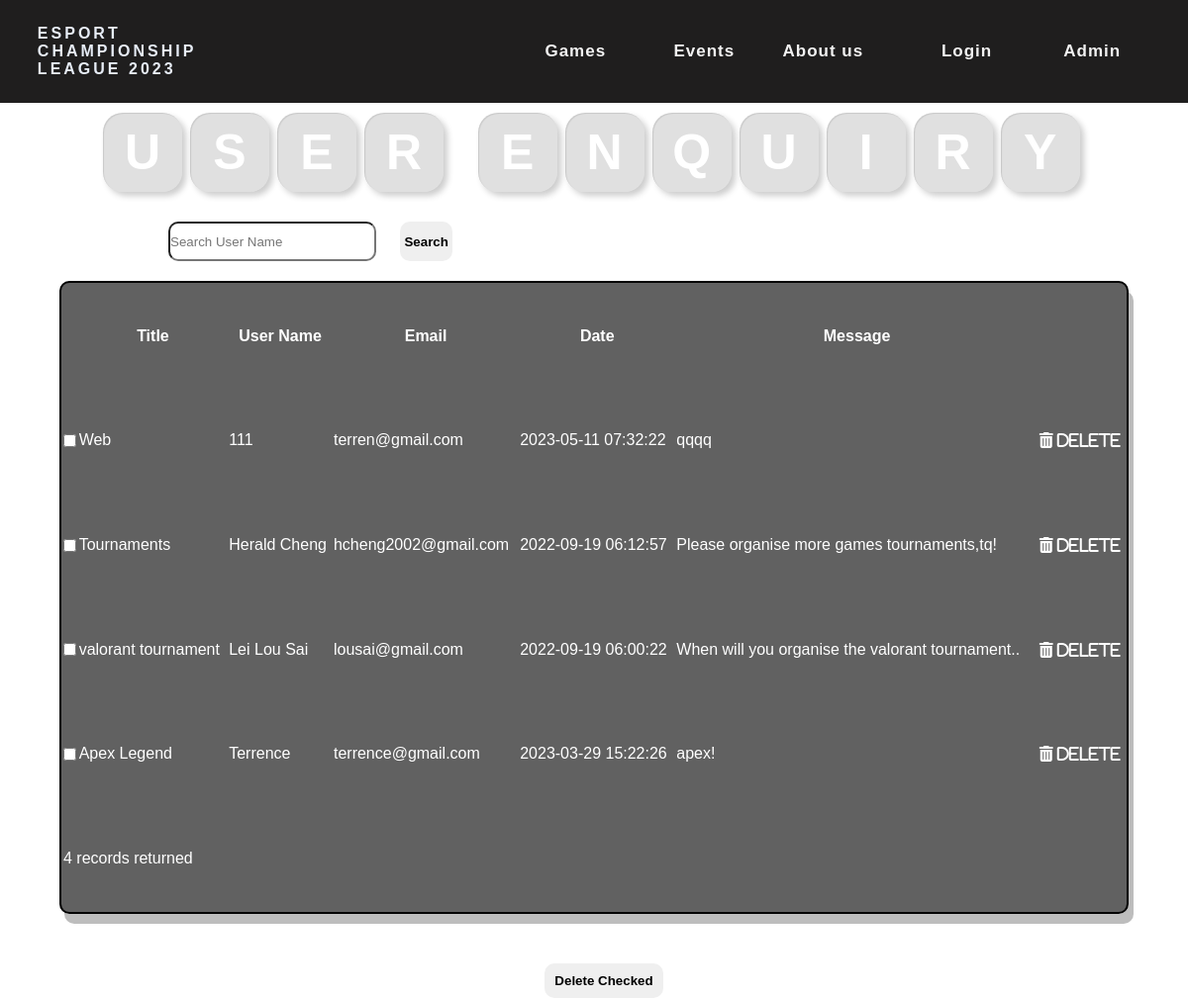
Screenshot of /php/list-enquiry.php with the database file from the repository.
### tables this page shows
CREATE TABLE `inquiry` (
  `Title` varchar(30) NOT NULL,
  `UserName` varchar(30) NOT NULL,
  `Email` varchar(20) NOT NULL,
  `Date` timestamp NOT NULL DEFAULT current_timestamp() ON UPDATE current_timestamp(),
  `Inquiry` text NOT NULL
);

### php/inquiry_helper.php (called while the page is built, shortened)
<?php
function listInquiry($sortBy="UserName",$sortOrder="Asc"){
    $dbConnection = dbconnection();
    $sql = "SELECT * FROM inquiry ";
    $sql .="ORDER BY $sortBy $sortOrder";
    $result = $dbConnection->query($sql);
    return $result;
}
?>

### php/list-enquiry.php (the view, shortened to what this page needs)
<link rel="stylesheet" href="../css/list-enquiry.css">
<?php include_once("header.php");?>
<?php include_once("inquiry_helper.php");?>
<link rel="stylesheet" href="https://cdnjs.cloudflare.com/ajax/libs/font-awesome/4.7.0/css/font-awesome.min.css">
<link rel="stylesheet" href="path/to/font-awesome/css/font-awesome.min.css">
<h1 class="userEnquiry">
    <ul>
        <li>
            <div class="rgbLetter">U</div>
        </li>
        <li>
            <div class="rgbLetter">S</div>
        </li>
        <li>
            <div class="rgbLetter">E</div>
        </li>
        <li>
            <div class="rgbLetter">R</div>
        </li>
        <li>
            <div class="rgbLetter">E</div>
        </li>
        <li>
            <div class="rgbLetter">N</div>
        </li>
        <li>
            <div class="rgbLetter">Q</div>
        </li>
        <li>
            <div class="rgbLetter">U</div>
        </li>
        <li>
            <div class="rgbLetter">I</div>
        </li>
        <li>
            <div class="rgbLetter">R</div>
        </li>
        <li>
            <div class="rgbLetter">Y</div>
        </li>
    </ul>
</h1>
    <?php
        $sortBy = (isset($_GET['sortBy'])) ? $_GET['sortBy'] : "UserName";
        $sortOrder = (isset($_GET['sortOrder']))? $_GET['sortOrder']: "Asc";
    ?>
                <form action="" method="GET" class="searchEnquiry">
                     <input type="text" name="search" class="searchArea" required value="<?php if(isset($_GET['search'])){echo $_GET['search']; } ?>"  placeholder="Search User Name" maxlength="30">
                       <button type="submit" class="searchBtn">Search</button>
                </form>
    <form method="post">
            <table class="showTable">
                <tr>
                    <th>
                    </th>
                <th>
                        Title
                    </th>
                    <th>
                        User Name
                    </th>
                    <th>
                        Email
                    </th>
                    <th>
                        Date
                    </th>
                    <th>
                        Message
                    </th>
                    <th>
                    </th>
                </tr>
                <?php
                    $result = listInquiry($sortBy,$sortOrder);
                    while($row = $result->fetch_array()){
                ?>
                <tr>
                    <td>
                        <input type="checkbox" id="deleteCheck" name="checkedContactUserName[]" value="<?php echo $row['UserName'];?>"/>
                    </td>
                    <td><?php echo $row['Title']?></td>
                    <td><?php echo $row['UserName']?></td>
                    <td><?php echo $row['Email']?></td>
                    <td><?php echo $row['Date'];?></td>
                    <td><?php echo $row['Inquiry'];?></td>
                    <td>
                    <a href="delete-enquiry.php?contactUserName=<?php echo $row['UserName'];?>" class="fa fa-trash">&nbsp;Delete</a>
                    </td>
                </tr>
                <?php
                    }
                    $resultCount = $result->num_rows;
                ?>
                <tr>
                    <td colspan="7">
                        <?php
                        if ($resultCount ==0){
                            echo "No record return";
                        }else{
                            echo $resultCount," records returned";
                        }
                        ?>
                    </td>
                </tr>
            </table>
            <input type="submit" class="multipleDeleteButton" name="multipleDeleteButton" value="Delete Checked" onclick="confirm('This will delete all checked records.\rAre you sure?')"/>
     </form>
</body>
</html>

### css/list-enquiry.css (style rules this page uses)
html { background-image:url('../pics/enq222.png'); background-position:center; background-size:cover; }
body { color:white; }
.showTable { background-color:rgba(0, 0, 0, 0.619); border:2px solid black; box-shadow: 5px 10px rgba(128, 128, 128, 0.522); border-radius:10px; margin:0 auto; width:90%; height:80%; }
a { color:white; font-weight:bold; text-decoration:none; }
.userEnquiry ul { margin:10px; text-align:center; margin-left:100px; position: relative; display: flex; }
.userEnquiry li { list-style: none; }
h1 { text-align:center; }
.searchEnquiry { margin-left:150px; }
.searchArea { border-radius:10px; width:20%; height:5%; margin:20PX; }
.searchBtn { cursor:pointer; width:5%; height:5%; border-radius:10px; border:none; font-weight:bold; }
.multipleDeleteButton { margin:0 auto; margin-top:50px; margin-left:550px; border-radius:10px; border:none; font-weight:bold; width:10%; padding:10px; }
.rgbLetter { position: relative; height: 80px; width: 80px; background: rgba(128, 128, 128, 0.244); color:white; display: flex; display: flex; justify-content: center; align-items: center; font-size: 50px; cursor: pointer; margin: 0 4px; border-radius: 20px; box-shadow: -1px -1px 4px rgba(255, 255, 255, 0.05), 4px 4px 6px rgba(0, 0, 0, 0.2), inset -1px -1px 4px rgba(255, 255, 255, 0.05), inset 1px 1px 1px rgba(0, 0, 0, 0.1); }

### css/header.css (style rules this page uses)
* { margin:0px; padding: 0px; box-sizing:border-box; }
body { margin: 0; font-family: Arial, Helvetica, sans-serif; }

### rows the page displays
inquiry: Title "Web", UserName "111", Email "terren@gmail.com", Date "2023-05-11 07:32:22", Inquiry "qqqq"
inquiry: Title "Tournaments", UserName "Herald Cheng", Email "hcheng2002@gmail.com", Date "2022-09-19 06:12:57", Inquiry "Please organise more games tournaments,tq!"
inquiry: Title "valorant tournament", UserName "Lei Lou Sai", Email "lousai@gmail.com", Date "2022-09-19 06:00:22", Inquiry "When will you organise the valorant tournament.."
inquiry: Title "Apex Legend", UserName "Terrence", Email "terrence@gmail.com", Date "2023-03-29 15:22:26", Inquiry "apex!"

### other values shown
$resultCount "4"
